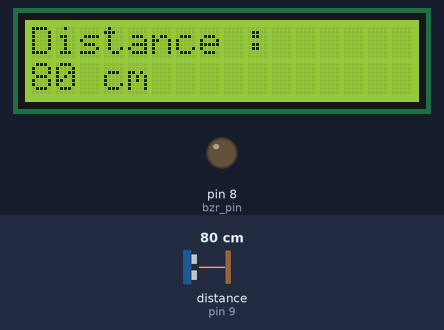
A sketch run on a simulated Arduino Uno, built with avr-gcc and run on an emulated ATmega328P. On the bench: 16×2 character LCD, output pins drawn as LEDs (lit = HIGH). Wiring (inferred from the names in the program): ultrasonic range finder: trigger pin 10; echo pin 9. The test bench sets the inputs (shaded band); at power-on: distance to the obstacle (sensor on pin 9) 80 cm. The echo pulse lasts 58.3 µs per cm; pins used as bus, display or sensor lines are not drawn; what the sketch prints to the serial monitor is not drawn.

Above: at 1.2 s.
1.3 s: distance to the obstacle (sensor on pin 9) set to 2 cm
At 2.1 s:
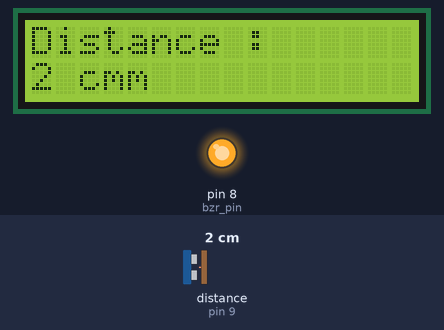
2.9 s: distance to the obstacle (sensor on pin 9) set to 9 cm
At 3.9 s:
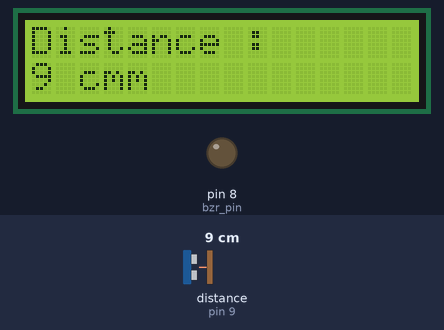
4.4 s: distance to the obstacle (sensor on pin 9) set to 4 cm
At 5.8 s:
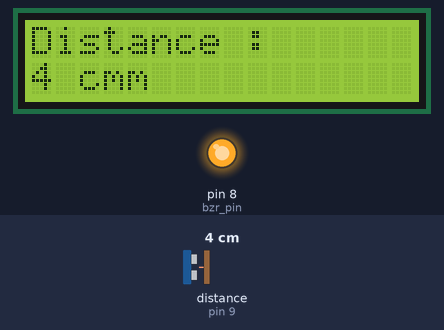
Timing chart, 0 to 7.4 s (numbered marks = the images above; inputs shaded):
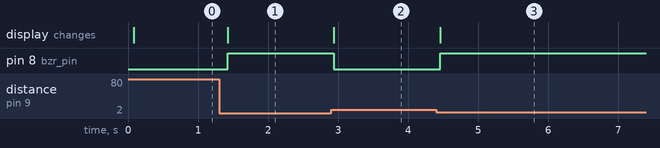

Measured:
- after the input at 1.3 s, pin 8 (bzr_pin): LOW → HIGH after 0.12 s; the display: changes after 0.12 s (image 1)
- after the input at 2.9 s, pin 8 (bzr_pin): HIGH → LOW at once; the display: changes at once (image 2)
- after the input at 4.4 s, pin 8 (bzr_pin): LOW → HIGH after 0.06 s; the display: changes after 0.06 s (image 3)

The sketch:

ultrasonic.ino
```cpp
#include "LiquidCrystal_I2C.h";
#include "Wire.h";
#include "math.h";
int trigger_pin = 10;
int echo_pin = 9;
int bzr_pin = 8;
bool bzr_state;
float duration, distance;

LiquidCrystal_I2C lcd(0x27,  16, 2);

void setup() {
  lcd.init();
  lcd.backlight();
  pinMode(trigger_pin, OUTPUT);
  pinMode(bzr_pin, OUTPUT);
  pinMode(echo_pin, INPUT);
  Serial.begin(9600);
}

void loop() {
  digitalWrite(trigger_pin, LOW);
  delayMicroseconds(2);
  digitalWrite(trigger_pin, HIGH);
  delayMicroseconds(10);
  digitalWrite(trigger_pin, LOW);
  duration = pulseIn(echo_pin, HIGH);
  distance = (duration*.0343)/2;
  Serial.print("Distance : ");
  Serial.println(distance);
  lcd.setCursor(0,0);
  lcd.print("Distance : ");
  lcd.setCursor(0,1);
  lcd.print(round(distance));
  lcd.print(" cm");
  if (distance < 5) {
    digitalWrite(bzr_pin, HIGH);
  }
  else {
    digitalWrite(bzr_pin, LOW);
  }
  delay(100);
}
```
